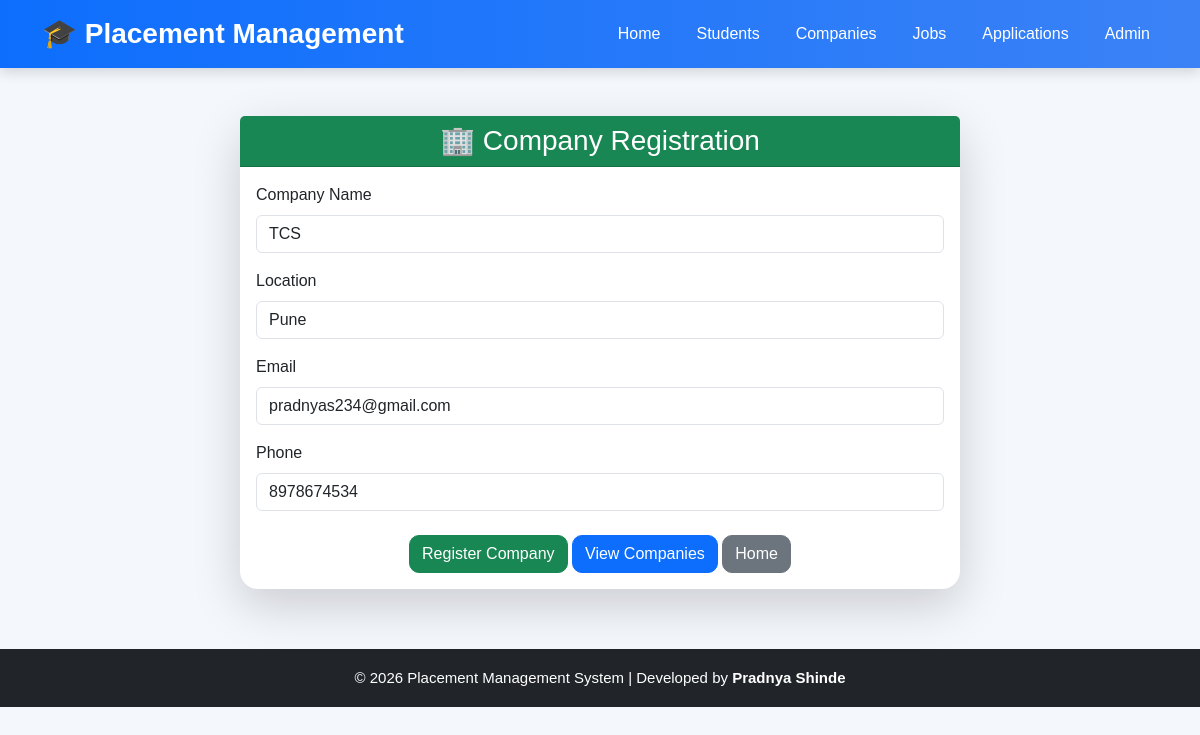
The app's page /company/edit/2/ with its own data.
### student/models.py (models this page shows, shortened)
class Company(models.Model):
    company_name = models.CharField(max_length=100)
    location = models.CharField(max_length=100)
    email = models.EmailField()
    phone = models.CharField(max_length=15)

### student/views.py (the view)
# urls.py: path('company/edit/<int:id>/', views.edit_company, name='edit_company'),
def edit_company(request, id):
    company = Company.objects.get(id=id)
    if request.method == "POST":
        form = CompanyForm(
            request.POST,
            instance=company
        )
        if form.is_valid():
            form.save()
            return redirect("company_list")
    else:
        form = CompanyForm(instance=company)
    return render(
        request,
        "company_register.html",
        {"form": form}
    )

### student/forms.py
class CompanyForm(forms.ModelForm):
    class Meta:
        model = Company
        fields = [
            'company_name',
            'location',
            'email',
            'phone',
        ]
        widgets = {
            'company_name': forms.TextInput(attrs={'class': 'form-control'}),
            'location': forms.TextInput(attrs={'class': 'form-control'}),
            'email': forms.EmailInput(attrs={'class': 'form-control'}),
            'phone': forms.TextInput(attrs={'class': 'form-control'}),
        }

### student/templates/company_register.html (shortened to what this page needs)
{% extends 'base.html' %}
{% block content %}
<div class="container mt-5">
    <div class="row justify-content-center">
        <div class="col-md-8">
            <div class="card shadow-lg border-0">
                <div class="card-header bg-success text-white text-center">
                    <h3 class="mb-0">🏢 Company Registration</h3>
                </div>
                <div class="card-body">
                    <form method="POST">
                        <div class="mb-3">
                            <label class="form-label">Company Name</label>
                            {{ form.company_name }}
                        </div>
                        <div class="mb-3">
                            <label class="form-label">Location</label>
                            {{ form.location }}
                        </div>
                        <div class="mb-3">
                            <label class="form-label">Email</label>
                            {{ form.email }}
                        </div>
                        <div class="mb-3">
                            <label class="form-label">Phone</label>
                            {{ form.phone }}
                        </div>
                        <div class="text-center mt-4">
                            <button type="submit" class="btn btn-success">
                                Register Company
                            </button>
                            <a href="{% url 'company_list' %}" class="btn btn-primary">
                                View Companies
                            </a>
                            <a href="{% url 'home' %}" class="btn btn-secondary">
                                Home
                            </a>
                        </div>
                    </form>
                </div>
            </div>
        </div>
    </div>
</div>
{% endblock %}

### student/templates/base.html (style rules this page uses)
body { background:#f4f7fc; font-family:Arial, Helvetica, sans-serif; }
.card { border:none; border-radius:18px; box-shadow:0 10px 25px rgba(0,0,0,.12); transition:.3s; }
.btn { border-radius:10px; transition:.3s; }

### records on screen
Company: company_name "TCS", location "Pune", email "pradnyas234@gmail.com", phone "8978674534"
